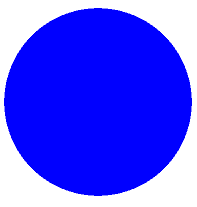
#> input picture media/circle.PNG, 197 x 207 px, found by its file name
$ jupyter execute --allow-errors '1. Shape Detection.ipynb'
#> lines starting #> are read from the running program, lines starting #| are printed output that depends on the picture; after the words box and inside, x2 and y2 are one past the last pixel; in counts of white or black regions, pixels touching at a corner belong together
[cell 1]
import cv2
import matplotlib.pyplot as plt
import numpy as np
from tkinter import Tk

### Finding contours of each shape

[cell 2]
circle = cv2.imread("media/circle.png",1)
#> circle is the input picture: shape (207, 197, 3); mean B, G, R 255, 82.3, 82.3
triangle = cv2.imread("media/triangle.jpg",1)
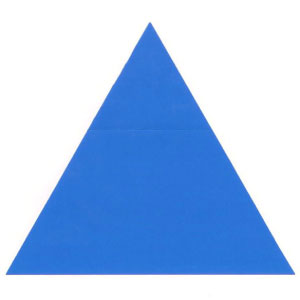
#> input picture media/triangle.jpg, 300 x 300 px
#> triangle is the input picture: shape (300, 300, 3); mean B, G, R 238.1, 198.2, 169.6
square = cv2.imread("media/square.png",1)
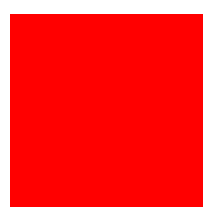
#> input picture media/square.PNG, 219 x 222 px, found by its file name
#> square is the input picture: shape (222, 219, 3); mean B, G, R 59.6, 59.6, 255
rectangle = cv2.imread("media/rect1.jpeg",1)
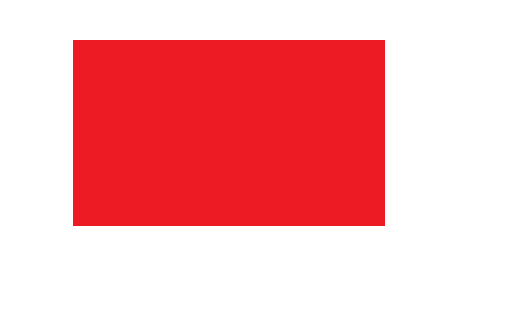
#> input picture media/rect1.jpeg, 525 x 316 px
#> rectangle is the input picture: shape (316, 525, 3); mean B, G, R 178.4, 175.6, 248.7
star = cv2.imread("media/star.jpg",1)
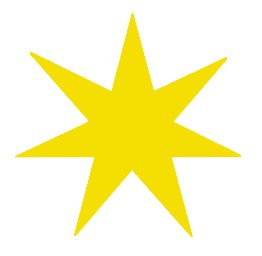
#> input picture media/star.jpg, 262 x 256 px
#> star is the input picture: shape (256, 262, 3); mean B, G, R 192.3, 246.8, 252
polygon = cv2.imread("media/polygon.jpg",1)
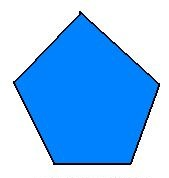
#> input picture media/polygon.jpg, 169 x 178 px
#> polygon is the input picture: shape (178, 169, 3); mean B, G, R 247, 191.3, 133.5

[cell 3]
all_shapes = [circle,triangle,square,rectangle,star,polygon]

shape_names = ["Circle","Triangle","Square","Rectangle","Star","Polygon"]

all_contours = []

[cell 4]
#for plotting figure
rows = int(len(all_shapes)/3)
#> rows = 2

[cell 5]
plt.figure(figsize=[14,14])

for index,shape in enumerate(all_shapes):

    img = cv2.Canny(shape,50,200)

    img = cv2.dilate(img,None,iterations=2)

    contours,hierarchy = cv2.findContours(img,cv2.RETR_EXTERNAL,cv2.CHAIN_APPROX_NONE)

    cnt = max(contours, key=cv2.contourArea)

    cv2.drawContours(shape,[cnt],0,(0,255,0),4)

    all_contours.append(cnt)

    mask = cv2.cvtColor(img,cv2.COLOR_GRAY2BGR)

    stacked = np.hstack((shape,mask))

    plt.subplot(rows,3,index+1)
    plt.imshow(stacked[...,::-1])
    plt.title("Contour of {}".format(shape_names[index]))
    plt.axis("off")
#> this loop made 6 passes
#> pass 1, `img = cv2.Canny(shape,50,200)`:
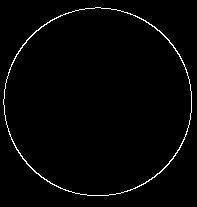
#> img: shape (207, 197); 1.7% white in thin lines or dots, all inside (x1, y1, x2, y2) = (3, 7, 192, 196)
#> pass 1, `img = cv2.dilate(img,None,iterations=2)`:
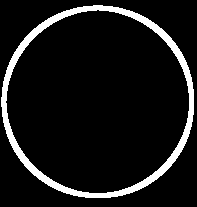
#> img: shape (207, 197); 9.1% white; 1 white region, box (x1, y1, x2, y2) and area: (1, 5, 194, 198) 3716
#> pass 1, `stacked = np.hstack((shape,mask))`:
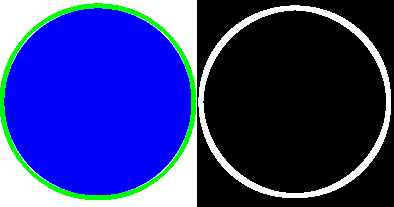
#> stacked: shape (207, 394, 3); mean B, G, R 130.6, 52.9, 44.4
#> after the loop:
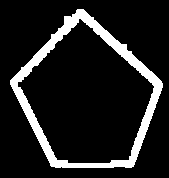
#> img: shape (178, 169); 12.4% white; 1 white region
#> after the loop, all_contours = 6 contours; box (x1, y1, x2, y2) and area: (70, 37, 387, 228) 60037, (4, 21, 297, 277) 39000, (7, 11, 205, 209) 38806, (1, 5, 194, 198) 29225, (13, 11, 243, 239) 19708, (10, 9, 163, 168) 15807
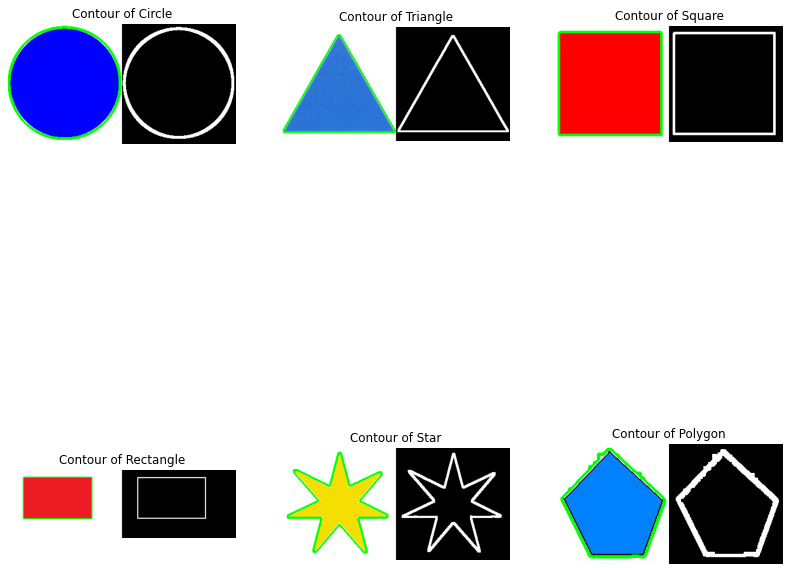
#> figure drawn by matplotlib, 6 panels

### Loading test image and finding contour

[cell 6]
test_img = cv2.imread("media/star1.png",1)
#> (the rest of this cell did not finish here and is left out)

### Matching test shape contour with contours of all shapes

[cell 7]
scores = []

#> (the rest of this cell did not finish here and is left out)

### Function for Shape Prediction

[cell 8]
from tkinter.filedialog import askopenfilename

# [57 lines left out: function shape_predictor, not called in this run]

### Shape Prediction on GUI Drawing

[cell 9]
drawing = False #can be toggled

cv2.namedWindow("Shape Detector")

x1 = None
x2 = 0
y1 = 0
y2 = 0

# [13 lines left out: function draw_line, not called in this run]

width = 800
height = 800

draw = np.zeros((height,width,3),np.uint8)

pred = np.zeros((height,width,3),np.uint8)

cv2.setMouseCallback("Shape Detector",draw_line)

while True:

    if drawing:

        if x1 is not None:

            pred = cv2.line(pred,(x1,y1),(x2,y2),(100,40,60),5)
            draw = cv2.line(draw,(x1,y1),(x2,y2),(100,40,60),5)

            x1,y1 = x2,y2

        else:
            x1,y1 = x2,y2

    else:

        x1 = None

    cv2.imshow("Shape Detector",draw)

    k = cv2.waitKey(1)
#> (key e is pressed here)
    if k == ord('c'):
        draw = np.zeros((height,width,3),np.uint8)
        pred = np.zeros((height,width,3),np.uint8)

    elif k == ord('p'):
        draw = shape_predictor(pred.copy(),display=False)

    elif k == ord('e'):
        break

cv2.destroyAllWindows()
